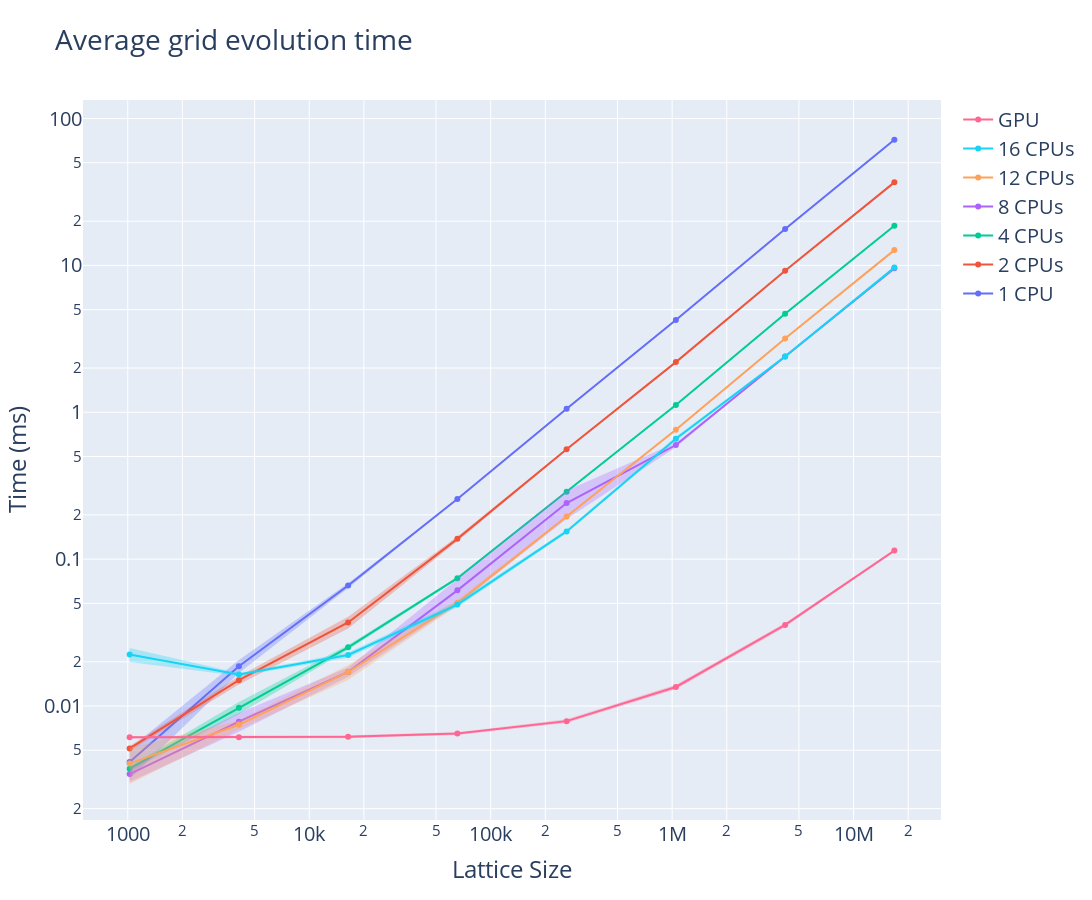

The notebook cell saved with this chart:
### Code cell
fig = go.Figure()
for idx, (name, dfs, _) in enumerate(runs):
    df = pd.concat(dfs)
    df["size"] **= 2
    df["avgEvolveTime"] = df["avgEvolveTime"] / 1e6 # time is originally in ns

    add_mean_std_trace(fig, df, name, idx, "avgEvolveTime")

fig.update_layout(title="Average grid evolution time", xaxis_title='Lattice Size', yaxis_title="Time (ms)", **layout_settings)
fig.update_xaxes(type="log")
fig.update_yaxes(type="log")
fig.show()

### Figure 1 — Plotly figure (JSON) as saved in the notebook; plotly's stock layout.template omitted (floating-point values rounded to 4 significant figures)
{"data": [{"line": {"color": "#636EFA"}, "mode": "lines+markers", "name": "1 CPU", "type": "scatter", "x": [1024, 4096, 16384, 65536, 262144, 1048576, 4194304, 16777216], "y": [0.00416, 0.01867, 0.06611, 0.2569, 1.057, 4.249, 17.68, 71.74]}, {"line": {"width": 0}, "mode": "lines", "name": "1 CPU upper", "showlegend": false, "type": "scatter", "x": [1024, 4096, 16384, 65536, 262144, 1048576, 4194304, 16777216], "y": [0.005133, 0.02056, 0.06858, 0.2584, 1.067, 4.282, 17.82, 72.16]}, {"fill": "tonexty", "fillcolor": "rgba(99, 110, 250, 0.30)", "line": {"width": 0}, "mode": "lines", "name": "1 CPU lower", "showlegend": false, "type": "scatter", "x": [1024, 4096, 16384, 65536, 262144, 1048576, 4194304, 16777216], "y": [0.003187, 0.01678, 0.06364, 0.2553, 1.046, 4.216, 17.54, 71.31]}, {"line": {"color": "#EF553B"}, "mode": "lines+markers", "name": "2 CPUs", "type": "scatter", "x": [1024, 4096, 16384, 65536, 262144, 1048576, 4194304, 16777216], "y": [0.005142, 0.01498, 0.03708, 0.1375, 0.5606, 2.196, 9.211, 36.78]}, {"line": {"width": 0}, "mode": "lines", "name": "2 CPUs upper", "showlegend": false, "type": "scatter", "x": [1024, 4096, 16384, 65536, 262144, 1048576, 4194304, 16777216], "y": [0.005337, 0.01592, 0.04049, 0.1424, 0.5676, 2.206, 9.268, 37.08]}, {"fill": "tonexty", "fillcolor": "rgba(239, 85, 59, 0.30)", "line": {"width": 0}, "mode": "lines", "name": "2 CPUs lower", "showlegend": false, "type": "scatter", "x": [1024, 4096, 16384, 65536, 262144, 1048576, 4194304, 16777216], "y": [0.004947, 0.01404, 0.03366, 0.1325, 0.5537, 2.187, 9.154, 36.48]}, {"line": {"color": "#00CC96"}, "mode": "lines+markers", "name": "4 CPUs", "type": "scatter", "x": [1024, 4096, 16384, 65536, 262144, 1048576, 4194304, 16777216], "y": [0.003742, 0.009727, 0.0251, 0.07421, 0.2881, 1.121, 4.682, 18.64]}, {"line": {"width": 0}, "mode": "lines", "name": "4 CPUs upper", "showlegend": false, "type": "scatter", "x": [1024, 4096, 16384, 65536, 262144, 1048576, 4194304, 16777216], "y": [0.003884, 0.01063, 0.02605, 0.07564, 0.2923, 1.126, 4.692, 18.68]}, {"fill": "tonexty", "fillcolor": "rgba(0, 204, 150, 0.30)", "line": {"width": 0}, "mode": "lines", "name": "4 CPUs lower", "showlegend": false, "type": "scatter", "x": [1024, 4096, 16384, 65536, 262144, 1048576, 4194304, 16777216], "y": [0.0036, 0.008823, 0.02415, 0.07277, 0.2839, 1.115, 4.672, 18.61]}, {"line": {"color": "#AB63FA"}, "mode": "lines+markers", "name": "8 CPUs", "type": "scatter", "x": [1024, 4096, 16384, 65536, 262144, 1048576, 4194304, 16777216], "y": [0.003439, 0.007817, 0.01705, 0.06132, 0.2408, 0.5986, 2.395, 9.548]}, {"line": {"width": 0}, "mode": "lines", "name": "8 CPUs upper", "showlegend": false, "type": "scatter", "x": [1024, 4096, 16384, 65536, 262144, 1048576, 4194304, 16777216], "y": [0.003835, 0.008968, 0.0183, 0.07368, 0.2937, 0.6199, 2.396, 9.552]}, {"fill": "tonexty", "fillcolor": "rgba(171, 99, 250, 0.30)", "line": {"width": 0}, "mode": "lines", "name": "8 CPUs lower", "showlegend": false, "type": "scatter", "x": [1024, 4096, 16384, 65536, 262144, 1048576, 4194304, 16777216], "y": [0.003042, 0.006666, 0.0158, 0.04897, 0.188, 0.5774, 2.394, 9.543]}, {"line": {"color": "#FFA15A"}, "mode": "lines+markers", "name": "12 CPUs", "type": "scatter", "x": [1024, 4096, 16384, 65536, 262144, 1048576, 4194304, 16777216], "y": [0.004067, 0.007447, 0.01705, 0.05043, 0.1954, 0.7593, 3.177, 12.72]}, {"line": {"width": 0}, "mode": "lines", "name": "12 CPUs upper", "showlegend": false, "type": "scatter", "x": [1024, 4096, 16384, 65536, 262144, 1048576, 4194304, 16777216], "y": [0.00519, 0.007952, 0.01904, 0.0528, 0.1974, 0.7617, 3.185, 12.73]}, {"fill": "tonexty", "fillcolor": "rgba(255, 161, 90, 0.30)", "line": {"width": 0}, "mode": "lines", "name": "12 CPUs lower", "showlegend": false, "type": "scatter", "x": [1024, 4096, 16384, 65536, 262144, 1048576, 4194304, 16777216], "y": [0.002944, 0.006941, 0.01506, 0.04806, 0.1934, 0.757, 3.169, 12.7]}, {"line": {"color": "#19D3F3"}, "mode": "lines+markers", "name": "16 CPUs", "type": "scatter", "x": [1024, 4096, 16384, 65536, 262144, 1048576, 4194304, 16777216], "y": [0.02242, 0.01639, 0.02226, 0.04908, 0.1544, 0.6608, 2.395, 9.661]}, {"line": {"width": 0}, "mode": "lines", "name": "16 CPUs upper", "showlegend": false, "type": "scatter", "x": [1024, 4096, 16384, 65536, 262144, 1048576, 4194304, 16777216], "y": [0.02488, 0.01678, 0.02317, 0.05121, 0.1583, 0.6812, 2.44, 9.693]}, {"fill": "tonexty", "fillcolor": "rgba(25, 211, 243, 0.30)", "line": {"width": 0}, "mode": "lines", "name": "16 CPUs lower", "showlegend": false, "type": "scatter", "x": [1024, 4096, 16384, 65536, 262144, 1048576, 4194304, 16777216], "y": [0.01997, 0.01601, 0.02135, 0.04695, 0.1505, 0.6404, 2.35, 9.63]}, {"line": {"color": "#FF6692"}, "mode": "lines+markers", "name": "GPU", "type": "scatter", "x": [1024, 4096, 16384, 65536, 262144, 1048576, 4194304, 16777216], "y": [0.006125, 0.006122, 0.006171, 0.006489, 0.007889, 0.01348, 0.03566, 0.1144]}, {"line": {"width": 0}, "mode": "lines", "name": "GPU upper", "showlegend": false, "type": "scatter", "x": [1024, 4096, 16384, 65536, 262144, 1048576, 4194304, 16777216], "y": [0.006236, 0.006253, 0.006311, 0.006637, 0.008117, 0.01395, 0.03676, 0.1158]}, {"fill": "tonexty", "fillcolor": "rgba(255, 102, 146, 0.30)", "line": {"width": 0}, "mode": "lines", "name": "GPU lower", "showlegend": false, "type": "scatter", "x": [1024, 4096, 16384, 65536, 262144, 1048576, 4194304, 16777216], "y": [0.006014, 0.005992, 0.006032, 0.006341, 0.00766, 0.01301, 0.03456, 0.113]}], "layout": {"font": {"size": 20}, "height": 900, "title": {"text": "Average grid evolution time"}, "width": 1500, "xaxis": {"title": {"text": "Lattice Size"}, "type": "log"}, "yaxis": {"title": {"text": "Time (ms)"}, "type": "log"}}}
